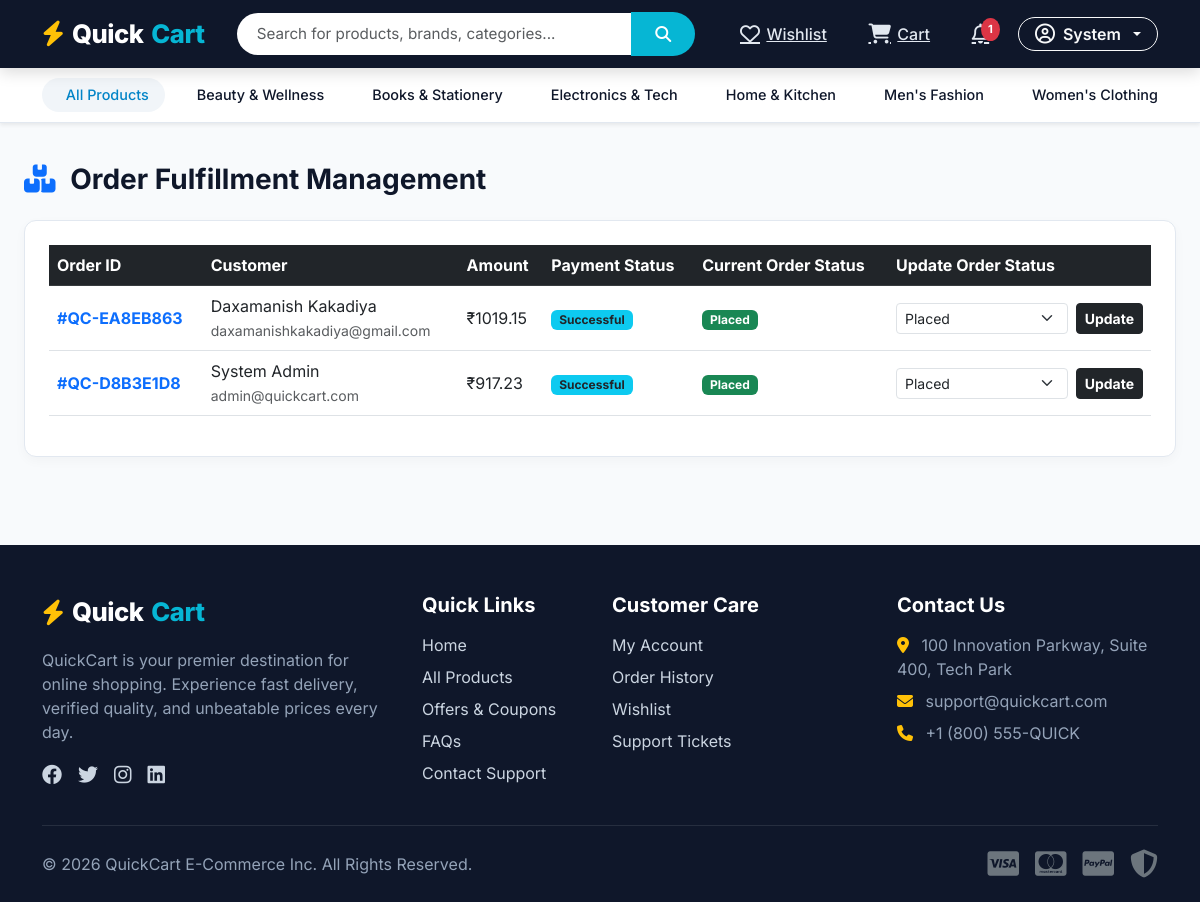
Screenshot of /dashboard/orders/ (signed in) with the database file from the repository.
### products/models.py (models this page shows, shortened)
class Category(models.Model):
    name = models.CharField(max_length=100, unique=True)
    slug = models.SlugField(max_length=120, unique=True, blank=True)
    description = models.TextField(blank=True)
    image = models.ImageField(upload_to='categories/', blank=True, null=True)
    created_at = models.DateTimeField(auto_now_add=True)
    class Meta:
        verbose_name_plural = "Categories"
        ordering = ['name']

### orders/models.py (models this page shows, shortened)
class Order(models.Model):
    ORDER_STATUS_CHOICES = (
        ('Placed', 'Placed'),
        ('Confirmed', 'Confirmed'),
        ('Packed', 'Packed'),
        ('Shipped', 'Shipped'),
        ('Out for Delivery', 'Out for Delivery'),
        ('Delivered', 'Delivered'),
        ('Cancelled', 'Cancelled'),
        ('Returned', 'Returned'),
        ('Refunded', 'Refunded'),
    )
    PAYMENT_STATUS_CHOICES = (
        ('Pending', 'Pending'),
        ('Successful', 'Successful'),
        ('Failed', 'Failed'),
        ('Refunded', 'Refunded'),
    )
    order_id = models.CharField(max_length=50, unique=True, editable=False)
    user = models.ForeignKey(User, on_delete=models.CASCADE, related_name='orders')
    address = models.ForeignKey(Address, on_delete=models.SET_NULL, null=True, related_name='orders')
    address_snapshot = models.TextField(help_text="Snapshot of address at time of order")
    total_amount = models.DecimalField(max_digits=10, decimal_places=2)
    discount = models.DecimalField(max_digits=10, decimal_places=2, default=0.00)
    delivery_charge = models.DecimalField(max_digits=10, decimal_places=2, default=0.00)
    payment_status = models.CharField(max_length=20, choices=PAYMENT_STATUS_CHOICES, default='Pending')
    order_status = models.CharField(max_length=20, choices=ORDER_STATUS_CHOICES, default='Placed')
    created_at = models.DateTimeField(auto_now_add=True)
    updated_at = models.DateTimeField(auto_now=True)
    class Meta:
        ordering = ['-created_at']

### dashboard/views.py (the view, shortened to what this page needs)
# urls.py: path('orders/', views.dashboard_orders_view, name='orders'),
@staff_member_required
def dashboard_orders_view(request):
    orders = Order.objects.select_related('user').order_by('-created_at')
    status_filter = request.GET.get('status')
    if status_filter:
        orders = orders.filter(order_status=status_filter)
    return render(request, 'dashboard/orders.html', {'orders': orders, 'current_filter': status_filter})

### quickcart/context_processors.py (called while the page is built)
def global_ecommerce_context(request):
    categories = Category.objects.all()
    cart_count = 0
    wishlist_count = 0
    unread_notifications_count = 0
    if request.user.is_authenticated:
        cart_count = CartItem.objects.filter(user=request.user).count()
        wishlist_count = Wishlist.objects.filter(user=request.user).count()
        unread_notifications_count = Notification.objects.filter(user=request.user, is_read=False).count()
    return {
        'nav_categories': categories,
        'cart_count': cart_count,
        'wishlist_count': wishlist_count,
        'unread_notifications_count': unread_notifications_count,
    }

### templates/dashboard/orders.html (shortened to what this page needs)
{% extends 'base.html' %}
{% block content %}
<div class="container-fluid px-4 my-4">
    <h3 class="fw-bold mb-4"><i class="fa-solid fa-boxes-stacked text-primary me-2"></i> Order Fulfillment Management</h3>
    <div class="qc-dashboard-card">
        <div class="table-responsive">
            <table class="table align-middle table-hover">
                <thead class="table-dark">
                    <tr>
                        <th>Order ID</th>
                        <th>Customer</th>
                        <th>Amount</th>
                        <th>Payment Status</th>
                        <th>Current Order Status</th>
                        <th>Update Order Status</th>
                    </tr>
                </thead>
                <tbody>
                    {% for ord in orders %}
                        <tr>
                            <td class="fw-bold text-primary">#{{ ord.order_id }}</td>
                            <td>{{ ord.user.get_full_name|default:ord.user.username }}<br><span class="small text-muted">{{ ord.user.email }}</span></td>
                            <td class="fw-extrabold text-dark">₹{{ ord.total_amount }}</td>
                            <td><span class="badge bg-info text-dark">{{ ord.payment_status }}</span></td>
                            <td><span class="badge bg-success">{{ ord.order_status }}</span></td>
                            <td>
                                <form method="POST" class="d-flex align-items-center gap-2">
                                    <select name="order_status" class="form-select form-select-sm" style="min-width: 140px;">
                                        <option value="Placed" {% if ord.order_status == 'Placed' %}selected{% endif %}>Placed</option>
                                    </select>
                                    <button type="submit" class="btn btn-sm btn-dark fw-bold">Update</button>
                                </form>
                            </td>
                        </tr>
                    {% endfor %}
                </tbody>
            </table>
        </div>
    </div>
</div>
{% endblock %}

### templates/base.html (shortened to what this page needs)
{% load static %}
<!DOCTYPE html>
<html lang="en">
<head>
    <link href="https://cdn.jsdelivr.net/npm/bootstrap@5.3.0/dist/css/bootstrap.min.css" rel="stylesheet">
    <link rel="stylesheet" href="https://cdnjs.cloudflare.com/ajax/libs/font-awesome/6.4.0/css/all.min.css">
    <link rel="stylesheet" href="{% static 'css/style.css' %}">
</head>
<body>
    <header class="qc-navbar">
        <div class="container">
            <div class="d-flex align-items-center justify-content-between flex-wrap gap-2">
                <a href="{% url 'home' %}" class="qc-brand">
                    <i class="fa-solid fa-bolt text-warning"></i> Quick<span>Cart</span>
                </a>
                <form action="{% url 'products:search' %}" method="GET" class="flex-grow-1 mx-lg-4 max-w-600" style="max-width: 550px;">
                    <div class="input-group">
                        <input type="text" name="q" class="form-control qc-search-input" placeholder="Search for products, brands, categories..." value="{{ request.GET.q|default:'' }}" required>
                        <button class="btn qc-search-btn" type="submit">
                            <i class="fa-solid fa-magnifying-glass"></i>
                        </button>
                    </div>
                </form>
                <div class="d-flex align-items-center gap-3">
                    {% if user.is_authenticated %}
                        <a href="{% url 'cart:wishlist' %}" class="qc-nav-link text-white" title="Wishlist">
                            <i class="fa-regular fa-heart fs-5"></i>
                            <span class="d-none d-md-inline">Wishlist</span>
                        </a>
                        <a href="{% url 'cart:cart' %}" class="qc-nav-link text-white" title="Cart">
                            <i class="fa-solid fa-cart-shopping fs-5"></i>
                            <span class="d-none d-md-inline">Cart</span>
                        </a>
                        <a href="{% url 'notifications:list' %}" class="qc-nav-link text-white" title="Notifications">
                            <i class="fa-regular fa-bell fs-5"></i>
                            {% if unread_notifications_count > 0 %}
                                <span class="qc-badge bg-danger">{{ unread_notifications_count }}</span>
                            {% endif %}
                        </a>
                        <div class="dropdown">
                            <button class="btn btn-outline-light dropdown-toggle rounded-pill px-3 py-1 fw-semibold d-flex align-items-center gap-2" type="button" data-bs-toggle="dropdown">
                                <i class="fa-regular fa-circle-user fs-5"></i>
                                <span>{{ user.first_name|default:user.username }}</span>
                            </button>
                        </div>
                    {% endif %}
                </div>
            </div>
        </div>
    </header>
    <nav class="qc-category-bar shadow-sm">
        <div class="container">
            <div class="d-flex align-items-center gap-2">
                <a href="{% url 'products:product_list' %}" class="qc-cat-item active">
                     All Products
                </a>
                {% for cat in nav_categories %}
                    <a href="{% url 'products:category' cat.slug %}" class="qc-cat-item">
                        {{ cat.name }}
                    </a>
                {% endfor %}
                <a href="{% url 'coupons:coupons_list' %}" class="qc-cat-item text-danger fw-bold ms-auto">
                </a>
            </div>
        </div>
    </nav>
    <main>
        {% block content %}{% endblock %}
    </main>
    <footer class="qc-footer">
        <div class="container">
            <div class="row g-4">
                <div class="col-lg-4 col-md-6">
                    <div class="qc-brand mb-3">
                        <i class="fa-solid fa-bolt text-warning"></i> Quick<span>Cart</span>
                    </div>
                    <p>QuickCart is your premier destination for online shopping. Experience fast delivery, verified quality, and unbeatable prices every day.</p>
                    <div class="d-flex gap-3 fs-5 mt-3">
                        <a href="#"><i class="fa-brands fa-facebook"></i></a>
                        <a href="#"><i class="fa-brands fa-twitter"></i></a>
                        <a href="#"><i class="fa-brands fa-instagram"></i></a>
                        <a href="#"><i class="fa-brands fa-linkedin"></i></a>
                    </div>
                </div>
                <div class="col-lg-2 col-md-6">
                    <h5>Quick Links</h5>
                    <ul class="list-unstyled d-flex flex-column gap-2">
                        <li><a href="{% url 'home' %}">Home</a></li>
                        <li><a href="{% url 'products:product_list' %}">All Products</a></li>
                        <li><a href="{% url 'coupons:coupons_list' %}">Offers & Coupons</a></li>
                        <li><a href="{% url 'support:faq' %}">FAQs</a></li>
                        <li><a href="{% url 'support:contact' %}">Contact Support</a></li>
                    </ul>
                </div>
                <div class="col-lg-3 col-md-6">
                    <h5>Customer Care</h5>
                    <ul class="list-unstyled d-flex flex-column gap-2">
                        <li><a href="{% url 'accounts:profile' %}">My Account</a></li>
                        <li><a href="{% url 'orders:my_orders' %}">Order History</a></li>
                        <li><a href="{% url 'cart:wishlist' %}">Wishlist</a></li>
                        <li><a href="{% url 'support:tickets' %}">Support Tickets</a></li>
                    </ul>
                </div>
                <div class="col-lg-3 col-md-6">
                    <h5>Contact Us</h5>
                    <p class="mb-2"><i class="fa-solid fa-location-dot me-2 text-warning"></i> 100 Innovation Parkway, Suite 400, Tech Park</p>
                    <p class="mb-2"><i class="fa-solid fa-envelope me-2 text-warning"></i> support@quickcart.com</p>
                    <p class="mb-2"><i class="fa-solid fa-phone me-2 text-warning"></i> +1 (800) 555-QUICK</p>
                </div>
            </div>
            <hr class="my-4 border-secondary">
            <div class="d-flex flex-column flex-md-row justify-content-between align-items-center text-center text-md-start">
                <p class="mb-0">&copy; 2026 QuickCart E-Commerce Inc. All Rights Reserved.</p>
                <div class="d-flex gap-3 fs-3 text-secondary mt-2 mt-md-0">
                    <i class="fa-brands fa-cc-visa"></i>
                    <i class="fa-brands fa-cc-mastercard"></i>
                    <i class="fa-brands fa-cc-paypal"></i>
                    <i class="fa-solid fa-shield-halved"></i>
                </div>
            </div>
        </div>
    </footer>
</body>
</html>

### static/css/style.css (style rules this page uses)
:root { --qc-primary: #0f172a; --qc-secondary: #1e293b; --qc-accent: #0284c7; --qc-cyan: #06b6d4; --qc-emerald: #10b981; --qc-coral: #f43f5e; --qc-amber: #f59e0b; --qc-bg-light: #f8fafc; --qc-card-bg: #ffffff; --qc-border: #e2e8f0; --qc-text-dark: #0f172a; --qc-text-muted: #64748b; }
body { font-family: 'Inter', system-ui, -apple-system, BlinkMacSystemFont, 'Segoe UI', Roboto, Oxygen, Ubuntu, Cantarell, sans-serif; background-color: var(--qc-bg-light); color: var(--qc-text-dark); margin: 0; padding: 0; display: flex; flex-direction: column; min-height: 100vh; }
main { flex: 1; }
.qc-navbar { background-color: var(--qc-primary); box-shadow: 0 4px 15px rgba(0, 0, 0, 0.15); padding: 0.75rem 0; position: sticky; top: 0; z-index: 1030; }
.qc-brand { font-weight: 800; font-size: 1.6rem; color: #ffffff; letter-spacing: -0.5px; text-decoration: none; display: flex; align-items: center; gap: 0.5rem; }
.qc-brand span { color: var(--qc-cyan); }
.qc-search-input { border-radius: 50px 0 0 50px; border: 1px solid transparent; padding: 0.6rem 1.2rem; font-size: 0.95rem; }
.qc-search-btn { border-radius: 0 50px 50px 0; background-color: var(--qc-cyan); color: #ffffff; border: none; padding: 0.6rem 1.5rem; transition: all 0.2s ease; }
.qc-nav-link { color: #e2e8f0 !important; font-weight: 500; padding: 0.5rem 0.8rem; border-radius: 8px; transition: all 0.2s ease; display: flex; align-items: center; gap: 0.4rem; position: relative; }
.qc-badge { position: absolute; top: 2px; right: 2px; background-color: var(--qc-coral); color: #ffffff; font-size: 0.7rem; font-weight: 700; border-radius: 50%; padding: 0.2rem 0.45rem; }
.qc-category-bar { background: #ffffff; border-bottom: 1px solid var(--qc-border); padding: 0.6rem 0; overflow-x: auto; white-space: nowrap; }
.qc-cat-item { display: inline-block; padding: 0.4rem 1rem; color: var(--qc-text-dark); font-weight: 500; font-size: 0.9rem; text-decoration: none; border-radius: 20px; transition: all 0.2s ease; margin-right: 0.5rem; }
.qc-cat-item:hover, .qc-cat-item.active { background-color: #f1f5f9; color: var(--qc-accent); }
.qc-footer { background-color: var(--qc-primary); color: #94a3b8; padding: 3rem 0 1.5rem 0; margin-top: 4rem; }
.qc-footer h5 { color: #ffffff; font-weight: 700; margin-bottom: 1rem; }
.qc-footer a { color: #cbd5e1; text-decoration: none; transition: color 0.2s ease; }
.qc-dashboard-card { background: #ffffff; border-radius: 12px; border: 1px solid var(--qc-border); padding: 1.5rem; box-shadow: 0 4px 12px rgba(0,0,0,0.03); }

### rows the page displays
Category: name "Beauty & Wellness"
Category: name "Books & Stationery"
Category: name "Electronics & Tech"
Category: name "Home & Kitchen"
Category: name "Men's Fashion"
Category: name "Women's Clothing"
Order: order_id "QC-EA8EB863", user.get_full_name "Daxamanish Kakadiya", user.email "daxamanishkakadiya@gmail.com", total_amount "1019.15", payment_status "Successful", order_status "Placed"
Order: order_id "QC-D8B3E1D8", user.get_full_name "System Admin", user.email "admin@quickcart.com", total_amount "917.23", payment_status "Successful", order_status "Placed"

### other values shown
{{ unread_notifications_count }} "1"
{{ user.first_name|default:user.username }} "System"
